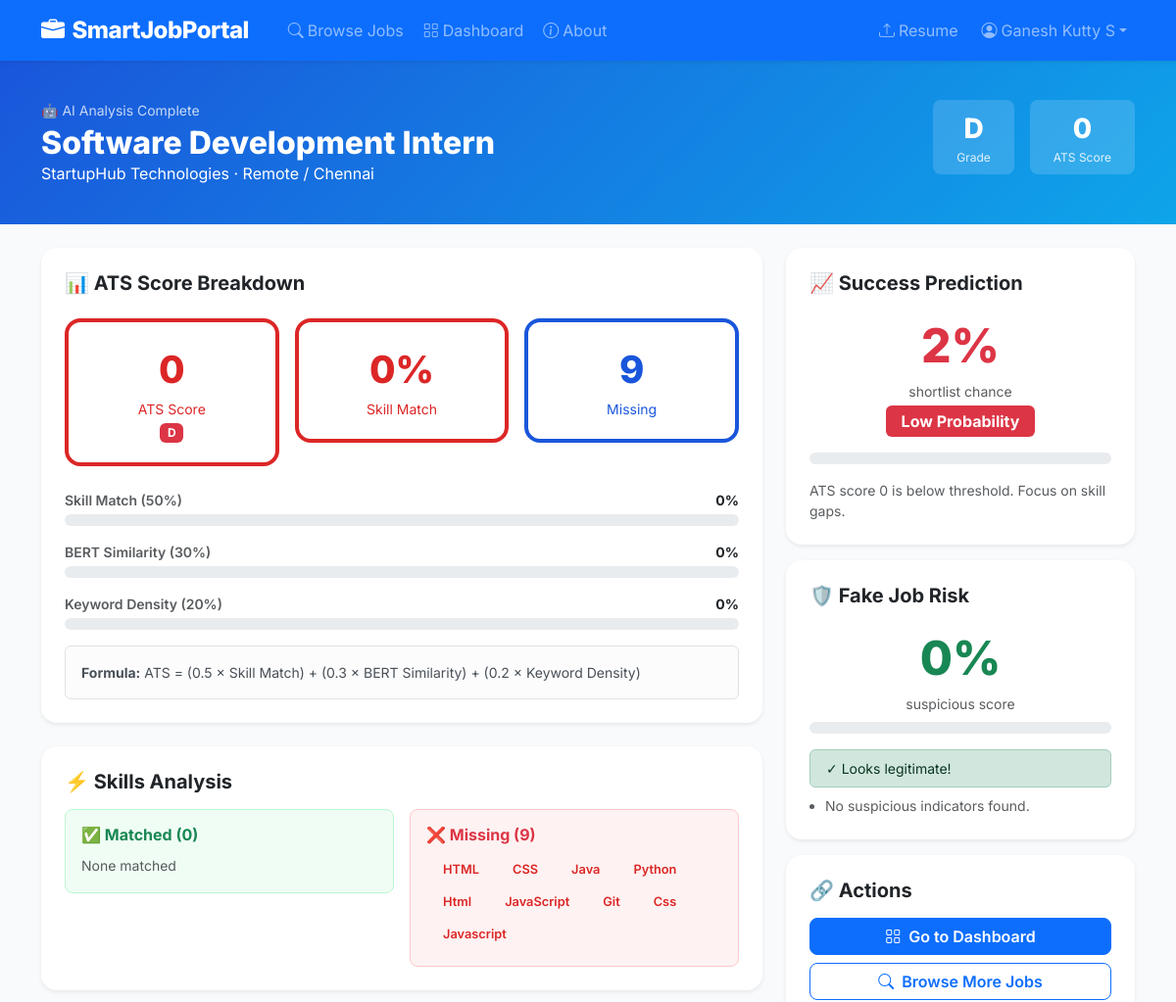
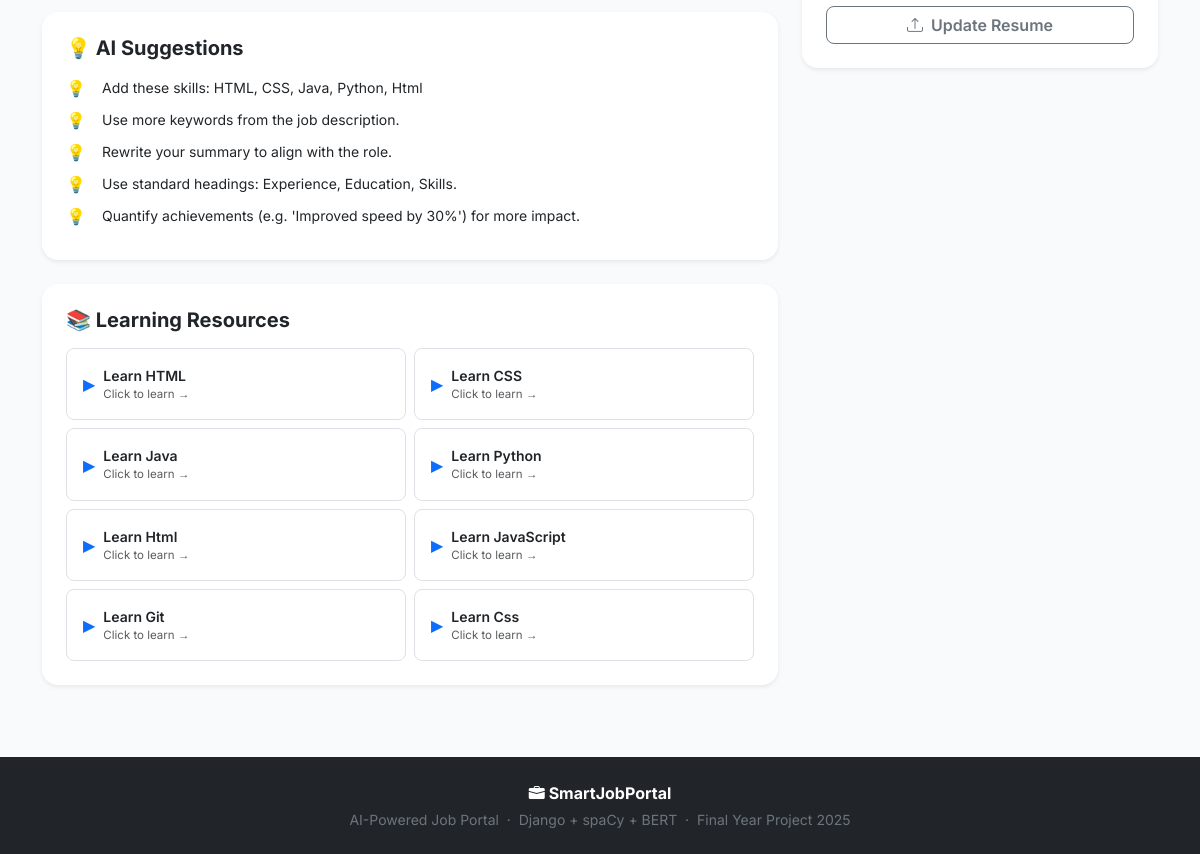
The page /analysis/2/ (signed in) on the database its author committed (2 pictures, top to bottom).
### jobportal/models.py (models this page shows, shortened)
class Job(models.Model):
    EMPLOYMENT_TYPES = [
        ('full_time','Full Time'), ('part_time','Part Time'),
        ('internship','Internship'), ('contract','Contract'), ('remote','Remote'),
    ]
    title               = models.CharField(max_length=200)
    company             = models.CharField(max_length=200)
    company_email       = models.EmailField()
    company_website     = models.URLField(blank=True)
    location            = models.CharField(max_length=100)
    employment_type     = models.CharField(max_length=20, choices=EMPLOYMENT_TYPES, default='full_time')
    description         = models.TextField()
    requirements        = models.TextField(blank=True)
    skills_required     = models.TextField()
    experience_required = models.CharField(max_length=50, default='0-1 years')
    salary_min          = models.PositiveIntegerField(default=0)
    salary_max          = models.PositiveIntegerField(default=0)
    posted_by           = models.ForeignKey(User, on_delete=models.CASCADE, related_name='posted_jobs')
    is_active           = models.BooleanField(default=True)
    posted_at           = models.DateTimeField(auto_now_add=True)
    deadline            = models.DateField(null=True, blank=True)
    fake_probability    = models.FloatField(default=0.0)
    fake_reasons        = models.TextField(blank=True)
    class Meta:
        ordering = ['-posted_at']

class AnalysisResult(models.Model):
    application         = models.OneToOneField(Application, on_delete=models.CASCADE, related_name='analysis')
    ats_score           = models.FloatField(default=0.0)
    match_percentage    = models.FloatField(default=0.0)
    skill_match_score   = models.FloatField(default=0.0)
    semantic_similarity = models.FloatField(default=0.0)
    keyword_density     = models.FloatField(default=0.0)
    matched_skills      = models.TextField(blank=True)
    missing_skills      = models.TextField(blank=True)
    suggestions         = models.TextField(blank=True)
    success_probability = models.FloatField(default=0.0)
    success_level       = models.CharField(max_length=10, default='Low')
    success_explanation = models.TextField(blank=True)
    fake_probability    = models.FloatField(default=0.0)
    fake_reasons        = models.TextField(blank=True)
    analyzed_at         = models.DateTimeField(auto_now_add=True)
    def get_matched_skills(self):
        try:    return json.loads(self.matched_skills)
        except: return []
    def get_missing_skills(self):
        try:    return json.loads(self.missing_skills)
        except: return []
    def get_suggestions(self):
        try:    return json.loads(self.suggestions)
        except: return []
    def get_fake_reasons(self):
        try:    return json.loads(self.fake_reasons)
        except: return []

### jobportal/views.py (the view)
# urls.py: path('analysis/<int:application_id>/', views.analysis_result, name='analysis_result'),
@login_required
def analysis_result(request, application_id):
    app      = get_object_or_404(Application, id=application_id, applicant=request.user)
    analysis = get_object_or_404(AnalysisResult, application=app)
    return render(request,'jobportal/analysis_result.html',{
        'application':app,'analysis':analysis,'job':app.job,
        'matched_skills':analysis.get_matched_skills(),
        'missing_skills':analysis.get_missing_skills(),
        'suggestions':   analysis.get_suggestions(),
        'fake_reasons':  analysis.get_fake_reasons(),
        'resources':     get_skill_resources(analysis.get_missing_skills()[:8]),
        'ats_grade':     get_ats_grade(analysis.ats_score),
        'success_color': get_success_color(analysis.success_level),
    })

### ai_modules/keyword_matcher.py (called while the page is built)
def get_skill_resources(missing: List[str]) -> List[dict]:
    result = []
    for s in missing:
        k = s.lower()
        url = SKILL_RESOURCES.get(k, f'https://www.google.com/search?q=learn+{k.replace(" ","+")}')
        result.append({'skill': s, 'url': url, 'label': f'Learn {s}'})
    return result

def get_ats_grade(s: float) -> str:
    if s>=90: return 'A+'
    if s>=80: return 'A'
    if s>=70: return 'B+'
    if s>=60: return 'B'
    if s>=50: return 'C'
    return 'D'

def get_success_color(level: str) -> str:
    return {'High':'success','Medium':'warning','Low':'danger'}.get(level,'secondary')

### templates/jobportal/analysis_result.html (shortened to what this page needs)
{% extends 'base.html' %}{% block title %}AI Analysis – {{ job.title }}{% endblock %}
{% block content %}
<div style="background:linear-gradient(135deg,#1a56db,#0ea5e9);color:#fff;padding:40px 0">
  <div class="container d-flex justify-content-between align-items-start flex-wrap gap-3">
    <div><div class="small opacity-75 mb-1">🤖 AI Analysis Complete</div><h2 class="fw-800 mb-0">{{ job.title }}</h2><p class="opacity-85 mb-0">{{ job.company }} · {{ job.location }}</p></div>
    <div class="d-flex gap-3">
      <div class="text-center px-4 py-2 rounded-3" style="background:rgba(255,255,255,.15)"><div class="fw-800 fs-3">{{ ats_grade }}</div><div style="font-size:.75rem;opacity:.85">Grade</div></div>
      <div class="text-center px-4 py-2 rounded-3" style="background:rgba(255,255,255,.15)"><div class="fw-800 fs-3">{{ analysis.ats_score|floatformat:0 }}</div><div style="font-size:.75rem;opacity:.85">ATS Score</div></div>
    </div>
  </div>
</div>
<div class="container py-4">
  <div class="row g-4">
    <div class="col-lg-8">
      <div class="card border-0 shadow-sm rounded-4 p-4 mb-4">
        <h5 class="fw-700 mb-4">📊 ATS Score Breakdown</h5>
        <div class="row g-3 mb-4">
          <div class="col-4"><div class="score-ring {% if analysis.ats_score >= 70 %}high{% elif analysis.ats_score >= 50 %}medium{% else %}low{% endif %}"><div style="font-size:2.4rem;font-weight:800">{{ analysis.ats_score|floatformat:0 }}</div><div class="small">ATS Score</div><span class="badge {% if analysis.ats_score >= 70 %}bg-success{% elif analysis.ats_score >= 50 %}bg-warning{% else %}bg-danger{% endif %} mt-1">{{ ats_grade }}</span></div></div>
          <div class="col-4"><div class="score-ring {% if analysis.match_percentage >= 60 %}high{% elif analysis.match_percentage >= 40 %}medium{% else %}low{% endif %}"><div style="font-size:2.4rem;font-weight:800">{{ analysis.match_percentage|floatformat:0 }}%</div><div class="small">Skill Match</div></div></div>
          <div class="col-4"><div class="score-ring" style="border-color:#1a56db;color:#1a56db"><div style="font-size:2.4rem;font-weight:800">{{ missing_skills|length }}</div><div class="small">Missing</div></div></div>
        </div>
        <div class="mb-3"><div class="d-flex justify-content-between small mb-1"><span class="text-muted fw-600">Skill Match (50%)</span><strong>{{ analysis.skill_match_score|floatformat:0 }}%</strong></div><div class="progress"><div class="progress-bar bg-primary" style="width:{{ analysis.skill_match_score }}%"></div></div></div>
        <div class="mb-3"><div class="d-flex justify-content-between small mb-1"><span class="text-muted fw-600">BERT Similarity (30%)</span><strong>{{ analysis.semantic_similarity|floatformat:0 }}%</strong></div><div class="progress"><div class="progress-bar bg-info" style="width:{{ analysis.semantic_similarity }}%"></div></div></div>
        <div class="mb-3"><div class="d-flex justify-content-between small mb-1"><span class="text-muted fw-600">Keyword Density (20%)</span><strong>{{ analysis.keyword_density|floatformat:0 }}%</strong></div><div class="progress"><div class="progress-bar bg-success" style="width:{{ analysis.keyword_density }}%"></div></div></div>
        <div class="alert alert-light border small mb-0"><strong>Formula:</strong> ATS = (0.5 × Skill Match) + (0.3 × BERT Similarity) + (0.2 × Keyword Density)</div>
      </div>
      <div class="card border-0 shadow-sm rounded-4 p-4 mb-4">
        <h5 class="fw-700 mb-3">⚡ Skills Analysis</h5>
        <div class="row g-3">
          <div class="col-md-6"><div class="p-3 rounded-3" style="background:#f0fdf4;border:1px solid #bbf7d0"><h6 class="fw-700 text-success mb-2">✅ Matched ({{ matched_skills|length }})</h6>{% for s in matched_skills %}<span class="skill-pill matched">{{ s }}</span>{% empty %}<span class="text-muted small">None matched</span>{% endfor %}</div></div>
          <div class="col-md-6"><div class="p-3 rounded-3" style="background:#fef2f2;border:1px solid #fecaca"><h6 class="fw-700 text-danger mb-2">❌ Missing ({{ missing_skills|length }})</h6>{% for s in missing_skills %}<span class="skill-pill missing">{{ s }}</span>{% empty %}<span class="text-success small fw-600">🎉 No missing skills!</span>{% endfor %}</div></div>
        </div>
      </div>
      {% if suggestions %}<div class="card border-0 shadow-sm rounded-4 p-4 mb-4"><h5 class="fw-700 mb-3">💡 AI Suggestions</h5>{% for tip in suggestions %}<div class="d-flex gap-3 mb-2 align-items-start"><span>💡</span><p class="mb-0 small" style="line-height:1.7">{{ tip }}</p></div>{% endfor %}</div>{% endif %}
      {% if resources %}<div class="card border-0 shadow-sm rounded-4 p-4"><h5 class="fw-700 mb-3">📚 Learning Resources</h5><div class="row g-2">{% for r in resources %}<div class="col-md-6"><a href="{{ r.url }}" target="_blank" class="text-decoration-none"><div class="card border rounded-3 p-3 d-flex flex-row gap-2 align-items-center" style="transition:all .2s" onmouseover="this.style.borderColor='#1a56db'" onmouseout="this.style.borderColor=''"><span class="text-primary">▶</span><div><div class="fw-600 small">{{ r.label }}</div><div class="text-muted" style="font-size:.72rem">Click to learn →</div></div></div></a></div>{% endfor %}</div></div>{% endif %}
    </div>
    <div class="col-lg-4">
      <div class="card border-0 shadow-sm rounded-4 p-4 mb-3">
        <h5 class="fw-700 mb-3">📈 Success Prediction</h5>
        <div class="text-center mb-3"><div style="font-size:3rem;font-weight:800" class="text-{{ success_color }}">{{ analysis.success_probability|floatformat:0 }}%</div><div class="text-muted small">shortlist chance</div><span class="badge bg-{{ success_color }} px-3 py-2 mt-1 fs-6">{{ analysis.success_level }} Probability</span></div>
        <div class="progress mb-3"><div class="progress-bar bg-{{ success_color }}" style="width:{{ analysis.success_probability }}%"></div></div>
        <p class="text-muted small mb-0">{{ analysis.success_explanation }}</p>
      </div>
      <div class="card border-0 shadow-sm rounded-4 p-4 mb-3">
        <h5 class="fw-700 mb-3">🛡️ Fake Job Risk</h5>
        <div class="text-center mb-2"><div style="font-size:3rem;font-weight:800" class="{% if analysis.fake_probability >= 60 %}text-danger{% elif analysis.fake_probability >= 30 %}text-warning{% else %}text-success{% endif %}">{{ analysis.fake_probability|floatformat:0 }}%</div><div class="text-muted small">suspicious score</div></div>
        <div class="progress mb-3"></div>
        {% if analysis.fake_probability >= 60 %}<div class="alert alert-danger py-2 small mb-2">⚠ High risk! Research carefully.</div>
        {% elif analysis.fake_probability >= 30 %}<div class="alert alert-warning py-2 small mb-2">⚠ Verify before applying.</div>
        {% else %}<div class="alert alert-success py-2 small mb-2">✓ Looks legitimate!</div>{% endif %}
        {% if fake_reasons %}<ul class="small text-muted ps-3 mb-0">{% for r in fake_reasons %}<li>{{ r }}</li>{% endfor %}</ul>{% endif %}
      </div>
      <div class="card border-0 shadow-sm rounded-4 p-4">
        <h5 class="fw-700 mb-3">🔗 Actions</h5>
        <div class="d-grid gap-2">
          <a href="{% url 'dashboard' %}" class="btn btn-primary rounded-3"><i class="bi bi-grid me-2"></i>Go to Dashboard</a>
          <a href="{% url 'job_list' %}" class="btn btn-outline-primary rounded-3"><i class="bi bi-search me-2"></i>Browse More Jobs</a>
          <a href="{% url 'upload_resume' %}" class="btn btn-outline-secondary rounded-3"><i class="bi bi-upload me-2"></i>Update Resume</a>
        </div>
      </div>
    </div>
  </div>
</div>
{% endblock %}

### templates/base.html (shortened to what this page needs)
{% load static %}
<!DOCTYPE html>
<html lang="en">
<head>
<link href="https://cdn.jsdelivr.net/npm/bootstrap@5.3.2/dist/css/bootstrap.min.css" rel="stylesheet">
<link href="https://cdn.jsdelivr.net/npm/bootstrap-icons@1.11.3/font/bootstrap-icons.css" rel="stylesheet">
<link rel="stylesheet" href="{% static 'css/main.css' %}">
</head>
<body>
<nav class="navbar navbar-expand-lg navbar-dark bg-primary sticky-top shadow-sm">
  <div class="container">
    <a class="navbar-brand fw-800 fs-4" href="{% url 'home' %}"><i class="bi bi-briefcase-fill me-2"></i>SmartJobPortal</a>
    <div class="collapse navbar-collapse" id="nav">
      <ul class="navbar-nav me-auto ms-3 gap-1">
        <li class="nav-item"><a class="nav-link" href="{% url 'job_list' %}"><i class="bi bi-search me-1"></i>Browse Jobs</a></li>
        {% if user.is_authenticated %}<li class="nav-item"><a class="nav-link" href="{% url 'dashboard' %}"><i class="bi bi-grid me-1"></i>Dashboard</a></li>{% endif %}
        <li class="nav-item"><a class="nav-link" href="{% url 'about' %}"><i class="bi bi-info-circle me-1"></i>About</a></li>
      </ul>
      <ul class="navbar-nav gap-2 align-items-center">
        {% if user.is_authenticated %}
        <li class="nav-item"><a class="nav-link" href="{% url 'upload_resume' %}"><i class="bi bi-upload me-1"></i>Resume</a></li>
        <li class="nav-item dropdown">
          <a class="nav-link dropdown-toggle" href="#" data-bs-toggle="dropdown"><i class="bi bi-person-circle me-1"></i>{{ user.get_full_name|default:user.username }}</a>
        </li>
        {% else %}
        <li class="nav-item"><a class="nav-link" href="{% url 'login' %}">Login</a></li>
        <li class="nav-item"><a class="btn btn-light text-primary fw-600 px-3 py-1 rounded-pill" href="{% url 'register' %}">Sign Up Free</a></li>
        {% endif %}
      </ul>
    </div>
  </div>
</nav>
<main>{% block content %}{% endblock %}</main>
<footer class="bg-dark text-secondary py-4 mt-5">
  <div class="container text-center">
    <p class="mb-1 fw-700 text-white"><i class="bi bi-briefcase-fill me-1"></i>SmartJobPortal</p>
    <p class="small mb-0">AI-Powered Job Portal &nbsp;·&nbsp; Django + spaCy + BERT &nbsp;·&nbsp; Final Year Project 2025</p>
  </div>
</footer>
</body></html>

### static/css/main.css (style rules this page uses)
body { font-family: 'Inter', sans-serif; background: #f8fafc; color: #111827; }
.fw-600 { font-weight: 600 !important; }
.fw-700 { font-weight: 700 !important; }
.fw-800 { font-weight: 800 !important; }
.btn { font-weight: 600; }
.navbar-brand { letter-spacing: -.5px; }

### templates/jobportal/analysis_result.html (style rules this page uses)
.score-ring { text-align:center;padding:20px;border-radius:16px;border:4px solid }
.score-ring.low { border-color:#dc2626;color:#dc2626 }
.skill-pill { display:inline-block;padding:4px 14px;border-radius:20px;font-size:.8rem;font-weight:600;margin:3px }
.skill-pill.missing { background:#fef2f2;color:#dc2626 }
.progress { height:12px;border-radius:10px }

### rows shown on the page
Job: title "Software Development Intern", company "StartupHub Technologies", location "Remote / Chennai"
AnalysisResult: ats_score "0", match_percentage "0", skill_match_score "0", semantic_similarity "0", keyword_density "0", success_probability "2", success_level "Low", success_explanation "ATS score 0 is below threshold. Focus on skill gaps.", fake_probability "0"

### other values the page prints
{{ user.get_full_name|default:user.username }} "Ganesh Kutty S"
{{ ats_grade }} "D"
{{ missing_skills|length }} "9"
{{ matched_skills|length }} "0"
{{ s }} "HTML" "CSS" "Java" "Python" "Html" "JavaScript" "Git" "Css" "Javascript"
{{ tip }} "Add these skills: HTML, CSS, Java, Python, Html" "Use more keywords from the job description." "Rewrite your summary to align with the role." "Use standard headings: Experience, Education, Skills." "Quantify achievements (e.g. 'Improved speed by 30%') for more impact."
{{ r.label }} "Learn HTML" "Learn CSS" "Learn Java" "Learn Python" "Learn Html" "Learn JavaScript" "Learn Git" "Learn Css"
{{ r }} "No suspicious indicators found."
